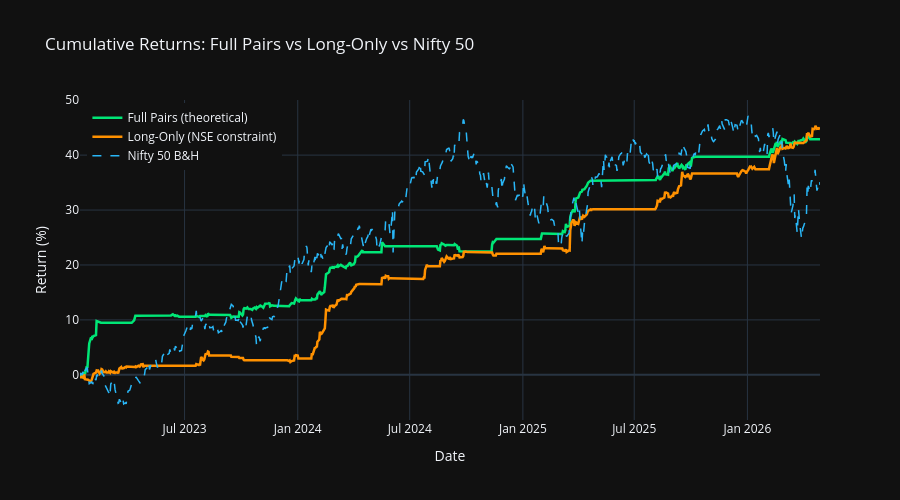

Source (notebook cell):
### Markdown cell above
## Equity curves

### Code cell
full_equity = (1 + full_returns).cumprod()
long_equity = (1 + long_returns).cumprod()
nifty_equity = (1 + nifty_returns).cumprod()

fig = go.Figure()

fig.add_trace(go.Scatter(
    x=full_equity.index, y=(full_equity - 1) * 100,
    name="Full Pairs (theoretical)",
    line=dict(color="#00e676", width=2.5)
))

fig.add_trace(go.Scatter(
    x=long_equity.index, y=(long_equity - 1) * 100,
    name="Long-Only (NSE constraint)",
    line=dict(color="#ff9100", width=2.5)
))

fig.add_trace(go.Scatter(
    x=nifty_equity.index, y=(nifty_equity - 1) * 100,
    name="Nifty 50 B&H",
    line=dict(color="#29b6f6", width=1.5, dash="dash")
))

fig.update_layout(
    title="Cumulative Returns: Full Pairs vs Long-Only vs Nifty 50",
    xaxis_title="Date", yaxis_title="Return (%)",
    template="plotly_dark", height=500,
    hovermode="x unified",
    legend=dict(yanchor="top", y=0.99, xanchor="left", x=0.01)
)
fig.show()

### Figure 1 — Plotly figure (JSON) as saved in the notebook; plotly's stock layout.template omitted (floating-point values rounded to 4 significant figures; data arrays with more than 128 entries replaced by an {"elided": "..."} marker saying what was removed)
{"data": [{"line": {"color": "#00e676", "width": 2.5}, "name": "Full Pairs (theoretical)", "type": "scatter", "x": {"elided": "811 str values"}, "y": {"elided": "811 float values"}}, {"line": {"color": "#ff9100", "width": 2.5}, "name": "Long-Only (NSE constraint)", "type": "scatter", "x": {"elided": "811 str values"}, "y": {"elided": "811 float values"}}, {"line": {"color": "#29b6f6", "dash": "dash", "width": 1.5}, "name": "Nifty 50 B&H", "type": "scatter", "x": {"elided": "810 str values"}, "y": {"elided": "810 float values"}}], "layout": {"height": 500, "hovermode": "x unified", "legend": {"x": 0.01, "xanchor": "left", "y": 0.99, "yanchor": "top"}, "title": {"text": "Cumulative Returns: Full Pairs vs Long-Only vs Nifty 50"}, "xaxis": {"title": {"text": "Date"}}, "yaxis": {"title": {"text": "Return (%)"}}}}
